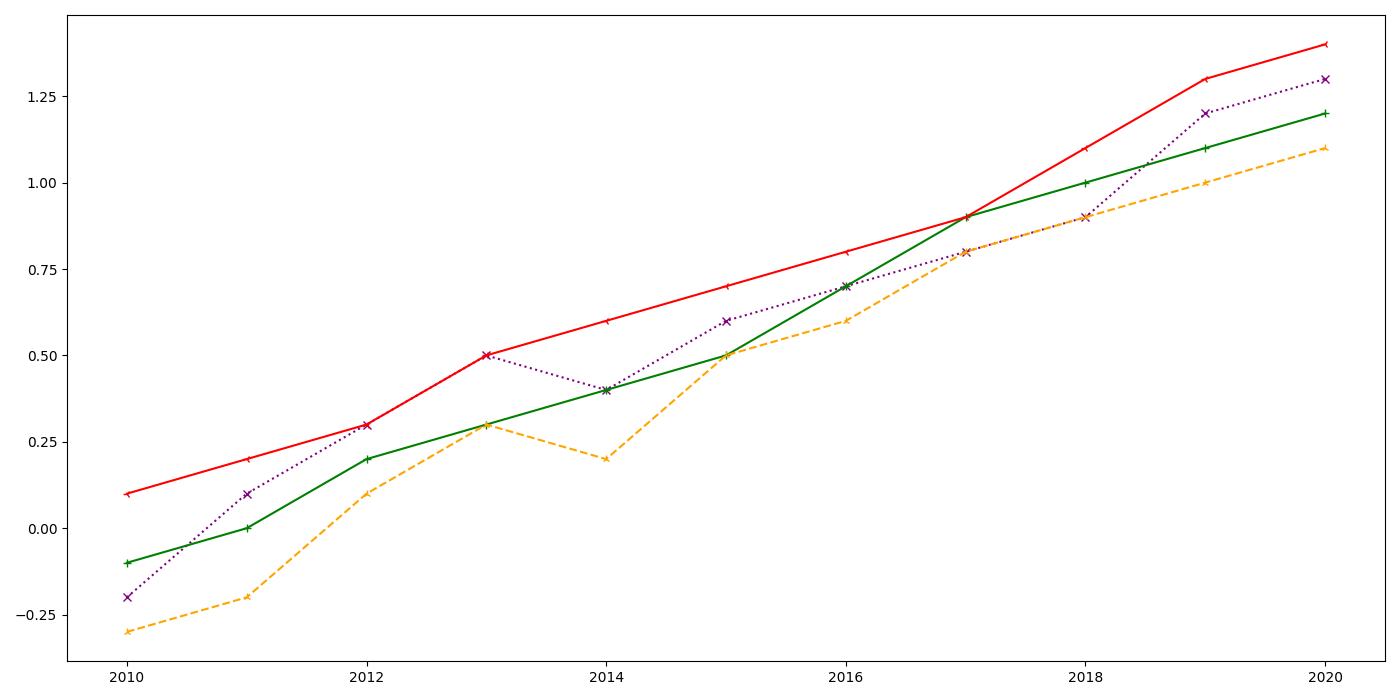

Write the Python code that produced this figure.
import matplotlib.pyplot as plt
import numpy as np

years = np.arange(2010, 2021)
asia_temp = [-0.2, 0.1, 0.3, 0.5, 0.4, 0.6, 0.7, 0.8, 0.9, 1.2, 1.3]
europe_temp = [-0.1, 0.0, 0.2, 0.3, 0.4, 0.5, 0.7, 0.9, 1.0, 1.1, 1.2]
north_america_temp = [-0.3, -0.2, 0.1, 0.3, 0.2, 0.5, 0.6, 0.8, 0.9, 1.0, 1.1]
south_america_temp = [0.1, 0.2, 0.3, 0.5, 0.6, 0.7, 0.8, 0.9, 1.1, 1.3, 1.4]

fig, ax = plt.subplots(figsize=(14, 7))

ax.plot(years, asia_temp, color='purple', marker='x', linestyle=':', linewidth=1.5)
ax.plot(years, europe_temp, color='green', marker='+', linestyle='-', linewidth=1.5)
ax.plot(years, north_america_temp, color='orange', marker='2', linestyle='--', linewidth=1.5)
ax.plot(years, south_america_temp, color='red', marker='3', linestyle='-', linewidth=1.5)

ax.grid(visible=False, which='both')

plt.tight_layout()
plt.show()
